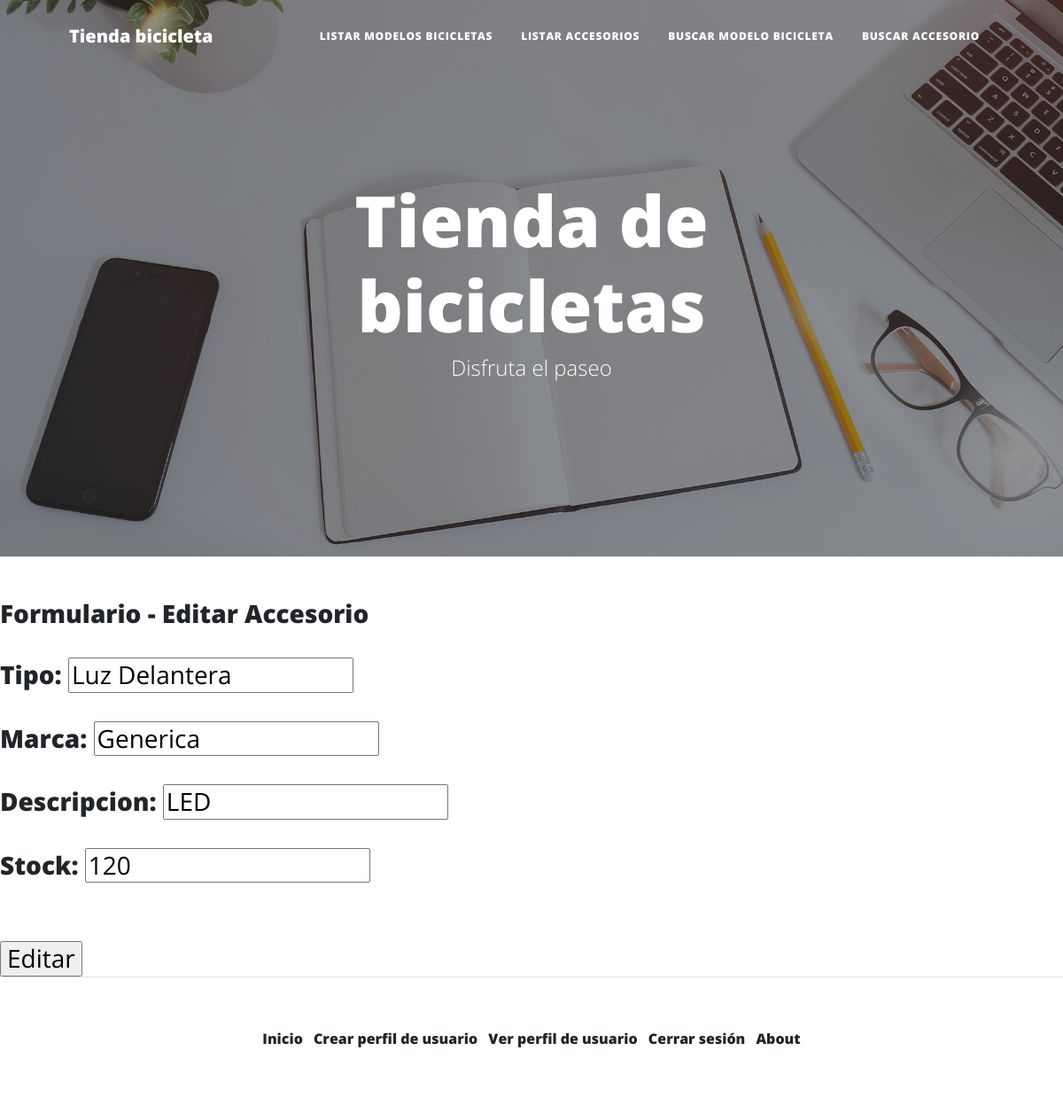
Page /stock/editar_accesorio/Generica/Luz Delantera (signed in) on the committed database.
### appStock/models.py (models this page shows, shortened)
class Accesorio(models.Model):
    tipo = models.CharField(max_length=20)
    marca = models.CharField(max_length=20)
    descripcion = models.TextField(max_length=100)
    stock = models.IntegerField()

### appStock/views.py (the view)
# urls.py: path('editar_accesorio/<str:marca_accesorio>/<str:tipo_accesorio>', editar_accesorio, name='editar_accesorio'),
@staff_member_required
def editar_accesorio(request, marca_accesorio, tipo_accesorio):
    accesorio = Accesorio.objects.get( marca = marca_accesorio, tipo = tipo_accesorio)
    formulario = AccesorioFormulario(request.POST)
    if formulario.is_valid():
        datos = formulario.cleaned_data
        accesorio.tipo = datos["tipo"]
        accesorio.marca = datos["marca"]
        accesorio.descripcion = datos["descripcion"]
        accesorio.stock = datos ['stock']
        accesorio.save()
        return render(request, 'index.html', {"mensaje":"Accesorio " + accesorio.tipo + " modificado correctamente"})
    else:
        datos_iniciales = {'tipo': accesorio.tipo, 'marca': accesorio.marca, 'descripcion': accesorio.descripcion, 'stock': accesorio.stock}
        formulario = AccesorioFormulario(initial=datos_iniciales)
        return render(request, 'stock/editar_accesorio.html', {'formulario': formulario })

### appStock/forms.py
class AccesorioFormulario(forms.Form):
    tipo = forms.CharField()
    marca = forms.CharField()
    descripcion = forms.CharField()
    stock = forms.IntegerField()

### templates/Stock/editar_accesorio.html (shortened to what this page needs)
{% extends "base.html" %}
{% load static %}
{% block contenido %}
<body>
    <h3> Formulario  -  Editar Accesorio </h3s>
        <br>
<form action='' method="post">
    <table>
        {{formulario.as_p}}
    </table>
    <br>
    <input type="submit" value="Editar">
</form>
</body>
{% endblock %}

### rows in the picture
Accesorio: tipo "Luz Delantera", marca "Generica", descripcion "LED", stock "120"
